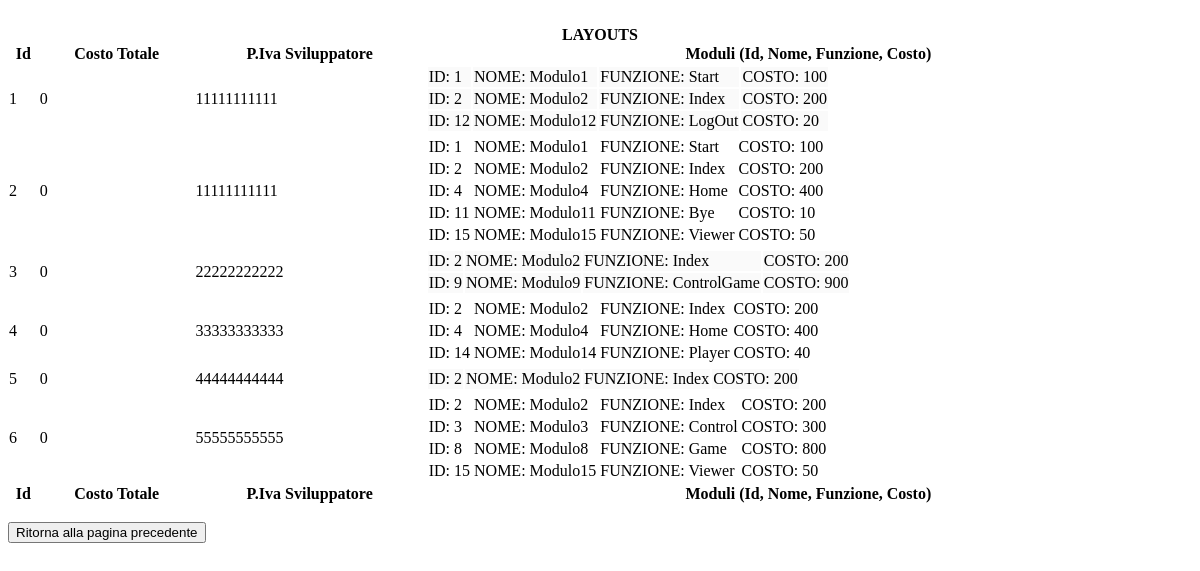
Page /NonUsate/show_layout.php (signed in) on the committed database.
### tables this page shows
create table LAYOUT(
	ID INTEGER auto_increment PRIMARY KEY,
    COSTO_TOTALE INTEGER,
    SVILUPPATORE VARCHAR(15),
    INDEX new_sviluppatore(SVILUPPATORE),
    FOREIGN KEY (SVILUPPATORE) REFERENCES SVILUPPATORE(PIVA)
);

create table MODULO(
	ID INTEGER auto_increment PRIMARY KEY,
    NOME VARCHAR(20),
    FUNZIONE VARCHAR(100),
    COSTO INTEGER
);

### NonUsate/show_layout.php (the view, shortened to what this page needs)
<!DOCTYPE html>
<html>
	<head>
		<link rel="stylesheet" type="text/css" href="https://cdn.datatables.net/1.10.15/css/jquery.dataTables.min.css"/>
	</head>
	<body>
		<?php
			include("db.php");
			$connessione=mysqli_connect($host,$usrname,$psw, '',$porta) or die("Could not connect : " . mysqli_connect_error());
			mysqli_select_db($connessione,$db) or die("Could not select database");
            $query="SELECT * FROM LAYOUT";
            $result = mysqli_query($connessione, $query);
            if (mysqli_num_rows($result) > 0) {
				echo "<table id='tabEsterna' class='display' cellspacing='0' width='100%'>
						<br><caption><b>LAYOUTS</b></caption>
						<thead>
							<tr id='tabHeader'>
								<th>Id</i></th>
								<th>Costo Totale</i></th>
								<th>P.Iva Sviluppatore</i></th>
								<th>Moduli (Id, Nome, Funzione, Costo)</th>
							</tr>
						</thead>
						<tfoot>
							<tr>
								<th>Id</i></th>
								<th>Costo Totale</i></th>
								<th>P.Iva Sviluppatore</i></th>
								<th>Moduli (Id, Nome, Funzione, Costo)</th>
							</tr>
						</tfoot>
						<tbody>";
				while($rowL = mysqli_fetch_assoc($result)) {
					echo "<tr class='item'>"
						."<td>"  .($rowL['ID']). "</td>"
						."<td>"  .($rowL["COSTO_TOTALE"]). "</td>"
						."<td>"  .$rowL["SVILUPPATORE"]. "</td>"
						."<td>";
							$id_layout = $rowL["ID"];
							$query2 = "select M.ID, M.NOME, M.FUNZIONE, M.COSTO
									   from COMPONENTE C join MODULO M on C.ID_MODULO = M.ID
									   where C.ID_LAYOUT = $id_layout";
							$result2 = mysqli_query($connessione, $query2);
							echo "<table id='tabInterna'>";
							while($row2 = mysqli_fetch_assoc($result2)) {
								echo "<tr>"
									."<td>" ."ID: " .$row2["ID"] ."</td>"
								    ."<td>" ."NOME: " .$row2["NOME"] ."</td>"
									."<td>" ."FUNZIONE: " .$row2["FUNZIONE"] ."</td>"
									."<td>" ."COSTO: " .$row2["COSTO"] ."</td>"
									."</tr>";
							}
							echo "</table>";
						echo "</tr>";
				} echo "	</tbody>
						</table>";
            } else {
                echo "0 results";
            }
        ?>
    <br>
    <a href="gestione_layout.php"><button>Ritorna alla pagina precedente</button></a>
	</body>
</html>

### NonUsate/show_layout.php (style rules this page uses)
#tabInterna, #tabInterna td, #tabInterna tr { border: none; border-collapse: separate; }
tr:nth-child(even) #tabInterna tr { background-color: #fff; }
tr:nth-child(odd) #tabInterna tr { background-color: RGB(250,250,250); }

### rows in the picture
layout: ID "1", COSTO_TOTALE "0", SVILUPPATORE "11111111111"
modulo: ID "1", NOME "Modulo1", FUNZIONE "Start", COSTO "100"
modulo: ID "2", NOME "Modulo2", FUNZIONE "Index", COSTO "200"
modulo: ID "12", NOME "Modulo12", FUNZIONE "LogOut", COSTO "20"
layout: ID "2", COSTO_TOTALE "0", SVILUPPATORE "11111111111"
modulo: ID "4", NOME "Modulo4", FUNZIONE "Home", COSTO "400"
modulo: ID "11", NOME "Modulo11", FUNZIONE "Bye", COSTO "10"
modulo: ID "15", NOME "Modulo15", FUNZIONE "Viewer", COSTO "50"
layout: ID "3", COSTO_TOTALE "0", SVILUPPATORE "22222222222"
modulo: ID "9", NOME "Modulo9", FUNZIONE "ControlGame", COSTO "900"
layout: ID "4", COSTO_TOTALE "0", SVILUPPATORE "33333333333"
modulo: ID "14", NOME "Modulo14", FUNZIONE "Player", COSTO "40"
layout: ID "5", COSTO_TOTALE "0", SVILUPPATORE "44444444444"
layout: ID "6", COSTO_TOTALE "0", SVILUPPATORE "55555555555"
modulo: ID "3", NOME "Modulo3", FUNZIONE "Control", COSTO "300"
modulo: ID "8", NOME "Modulo8", FUNZIONE "Game", COSTO "800"
